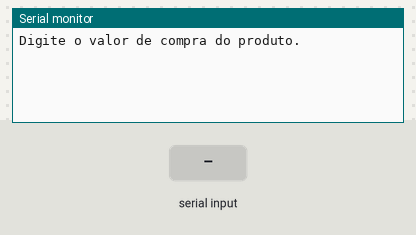
Simulated run of this sketch. Board: Arduino Uno, built with avr-gcc and run on an emulated ATmega328P. On the bench: the last lines printed to the serial monitor. Inputs (shaded band) come from the test bench.

Above: at 1.2 s.
1.3 s: "90,45\n" received over Serial
At 2.5 s:
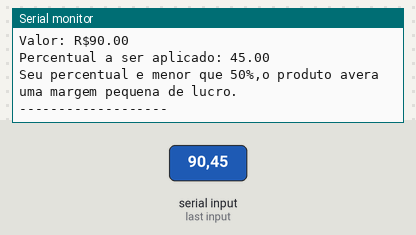
2.8 s: "30,150\n" received over Serial
At 5.5 s:
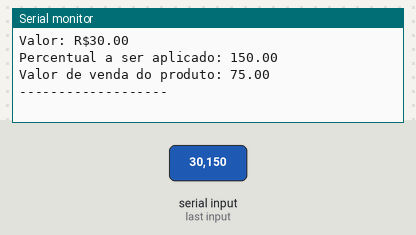

Measured:
- after the input at 1.3 s, the serial monitor: prints a new line at once (image 1)
- after the input at 2.8 s, the serial monitor: prints a new line after 1.8 s (image 2)

The sketch:

if_simples_e_composto_031.ino
```cpp
/*
Elabore um programa para cálculo de preços de produtos que solicite o preço
de compra do produto e o percentual a ser aplicado em cima desse valor para
a venda. Calcule e exiba o preço de venda do produto. Se o percentual a ser
aplicado for inferior a 50%, exiba uma mensagem informando ao usuário que o
produto será vendido com uma margem muito pequena de lucro.
*/

//variáveis
float preco = 0;
float percentual = 0;
float valorDeVenda = 0;

void setup()
{
  Serial.begin(9600);
}

void loop()
{
  Serial.println("Digite o valor de compra do produto.");
  while (! Serial.available());
  preco = Serial.parseFloat();

  Serial.println("Digite em decimal o percentual a ser aplicado sobre o valor.");
  while (! Serial.available());
  percentual = Serial.parseFloat();


  Serial.println("Valor: R$" + String(preco));
  Serial.println("Percentual a ser aplicado: " + String(percentual));


  if(percentual > 50){
  valorDeVenda = preco + (preco /100 * percentual);
  Serial.println("Valor de venda do produto: " + String(valorDeVenda));

  } else {
  Serial.println("Seu percentual e menor que 50%,o produto avera uma margem pequena de lucro.");
  }
  Serial.println();
  Serial.println("-------------------");
  delay(3000);
}
```
